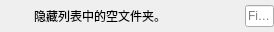
<?xml version="1.0" encoding="UTF-8"?>
<ui version="4.0">
 <class>MapListToolBar</class>
 <widget class="QFrame" name="MapListToolBar">
  <property name="geometry">
   <rect>
    <x>0</x>
    <y>0</y>
    <width>274</width>
    <height>32</height>
   </rect>
  </property>
  <property name="windowTitle">
   <string>Form</string>
  </property>
  <layout class="QHBoxLayout" name="horizontalLayout">
   <property name="spacing">
    <number>0</number>
   </property>
   <property name="leftMargin">
    <number>3</number>
   </property>
   <property name="topMargin">
    <number>3</number>
   </property>
   <property name="rightMargin">
    <number>0</number>
   </property>
   <property name="bottomMargin">
    <number>3</number>
   </property>
   <item>
    <widget class="QToolButton" name="button_AddFolder">
     <property name="toolTip">
      <string>&lt;html&gt;&lt;head/&gt;&lt;body&gt;&lt;p&gt;在列表中添加一个新文件夹。&lt;/p&gt;&lt;/body&gt;&lt;/html&gt;</string>
     </property>
     <property name="text">
      <string/>
     </property>
     <property name="icon">
      <iconset resource="../resources/images.qrc">
       <normaloff>:/icons/folder_add.ico</normaloff>:/icons/folder_add.ico</iconset>
     </property>
     <property name="popupMode">
      <enum>QToolButton::ToolButtonPopupMode::InstantPopup</enum>
     </property>
     <property name="autoRaise">
      <bool>true</bool>
     </property>
    </widget>
   </item>
   <item>
    <widget class="QToolButton" name="button_ToggleEmptyFolders">
     <property name="text">
      <string>隐藏列表中的空文件夹。</string>
     </property>
     <property name="icon">
      <iconset resource="../resources/images.qrc">
       <normaloff>:/icons/folder_eye_open.ico</normaloff>
       <normalon>:/icons/folder_eye_closed.ico</normalon>:/icons/folder_eye_open.ico</iconset>
     </property>
     <property name="checkable">
      <bool>true</bool>
     </property>
     <property name="popupMode">
      <enum>QToolButton::ToolButtonPopupMode::InstantPopup</enum>
     </property>
     <property name="autoRaise">
      <bool>true</bool>
     </property>
    </widget>
   </item>
   <item>
    <widget class="QToolButton" name="button_ExpandAll">
     <property name="toolTip">
      <string>&lt;html&gt;&lt;head/&gt;&lt;body&gt;&lt;p&gt;展开列表中所有文件夹。&lt;/p&gt;&lt;/body&gt;&lt;/html&gt;</string>
     </property>
     <property name="text">
      <string/>
     </property>
     <property name="icon">
      <iconset resource="../resources/images.qrc">
       <normaloff>:/icons/expand_all.ico</normaloff>:/icons/expand_all.ico</iconset>
     </property>
     <property name="popupMode">
      <enum>QToolButton::ToolButtonPopupMode::InstantPopup</enum>
     </property>
     <property name="autoRaise">
      <bool>true</bool>
     </property>
    </widget>
   </item>
   <item>
    <widget class="QToolButton" name="button_CollapseAll">
     <property name="toolTip">
      <string>&lt;html&gt;&lt;head/&gt;&lt;body&gt;&lt;p&gt;折叠列表中所有文件夹。&lt;/p&gt;&lt;/body&gt;&lt;/html&gt;</string>
     </property>
     <property name="text">
      <string/>
     </property>
     <property name="icon">
      <iconset resource="../resources/images.qrc">
       <normaloff>:/icons/collapse_all.ico</normaloff>:/icons/collapse_all.ico</iconset>
     </property>
     <property name="popupMode">
      <enum>QToolButton::ToolButtonPopupMode::InstantPopup</enum>
     </property>
     <property name="autoRaise">
      <bool>true</bool>
     </property>
    </widget>
   </item>
   <item>
    <widget class="QToolButton" name="button_ToggleEdit">
     <property name="toolTip">
      <string>&lt;html&gt;&lt;head/&gt;&lt;body&gt;&lt;p&gt;启用后，可以重命名文件夹并重新排列列表中的项目。&lt;/p&gt;&lt;/body&gt;&lt;/html&gt;</string>
     </property>
     <property name="text">
      <string/>
     </property>
     <property name="icon">
      <iconset resource="../resources/images.qrc">
       <normaloff>:/icons/lock_edit.ico</normaloff>
       <normalon>:/icons/unlock_edit.ico</normalon>:/icons/lock_edit.ico</iconset>
     </property>
     <property name="checkable">
      <bool>true</bool>
     </property>
     <property name="popupMode">
      <enum>QToolButton::ToolButtonPopupMode::InstantPopup</enum>
     </property>
     <property name="autoRaise">
      <bool>true</bool>
     </property>
    </widget>
   </item>
   <item>
    <spacer name="horizontalSpacer">
     <property name="orientation">
      <enum>Qt::Orientation::Horizontal</enum>
     </property>
     <property name="sizeType">
      <enum>QSizePolicy::Policy::Preferred</enum>
     </property>
     <property name="sizeHint" stdset="0">
      <size>
       <width>12</width>
       <height>19</height>
      </size>
     </property>
    </spacer>
   </item>
   <item>
    <widget class="QLineEdit" name="lineEdit_filterBox">
     <property name="enabled">
      <bool>true</bool>
     </property>
     <property name="text">
      <string/>
     </property>
     <property name="placeholderText">
      <string>Filter...</string>
     </property>
     <property name="clearButtonEnabled">
      <bool>true</bool>
     </property>
    </widget>
   </item>
  </layout>
 </widget>
 <resources>
  <include location="../resources/images.qrc"/>
 </resources>
 <connections/>
</ui>
